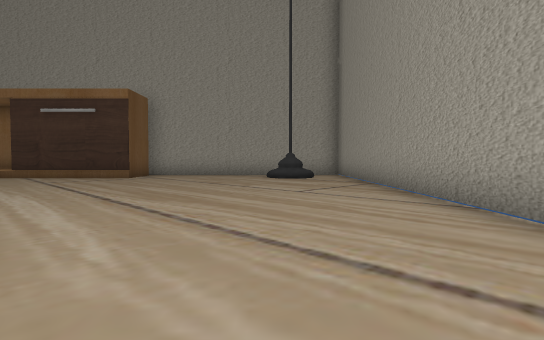
[1] (above)

18 first-person views from a walk through a scene from a Unity 3-D project. The camera is 1.2 m above the floor, tilts 2° down and sees 80° across. The floor is counted in squares, 2 m on a side. Each view is taken from the middle of a square. On the plan, view 1 faces up. The plan holds only what a view shows up to about 10 squares ahead; the rest is blank. The player is left out. Some surface patterns are stand-ins.

[2]
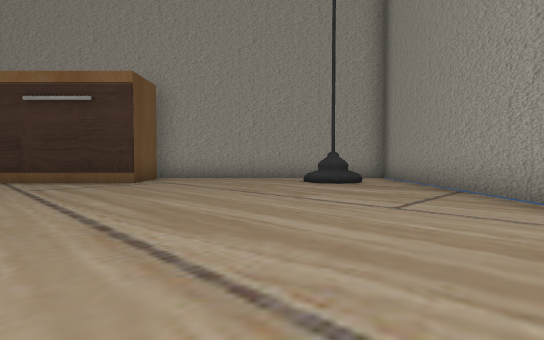

[3]
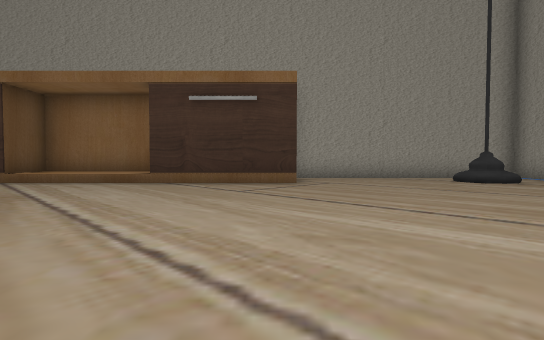

[4]
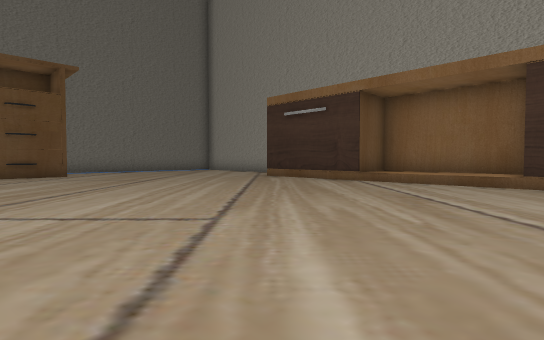

[5]
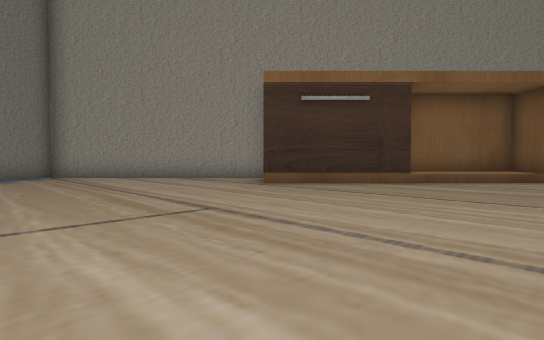

[6]
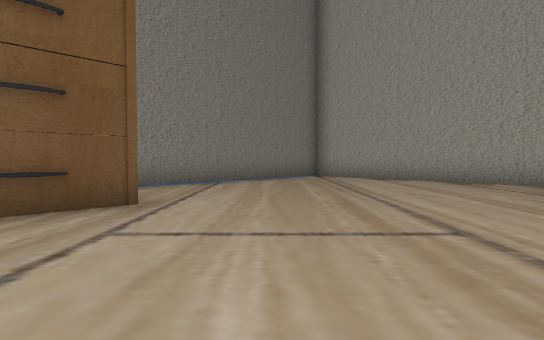

[7]
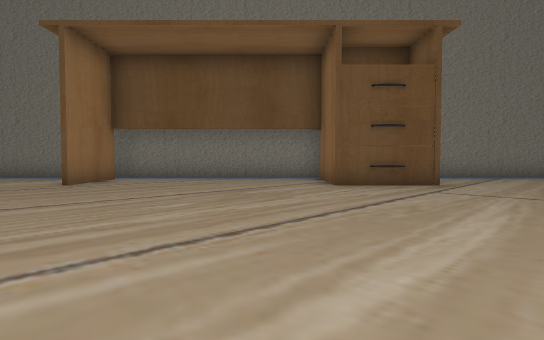

[8]
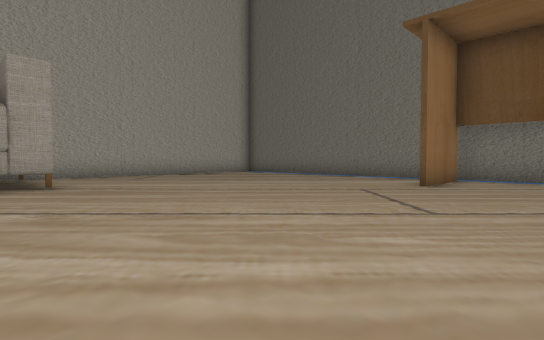

[9]
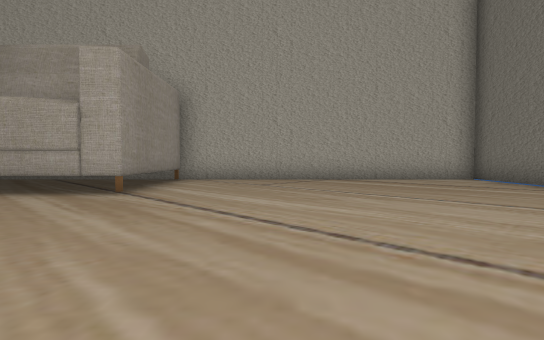

[10]
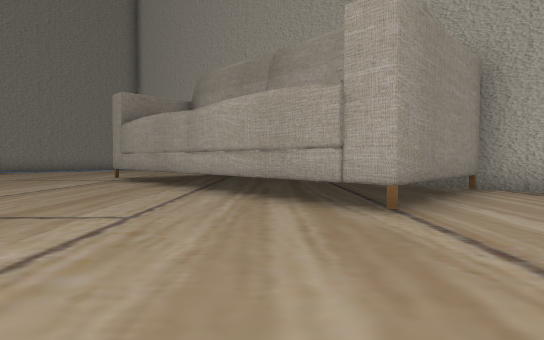

[11]
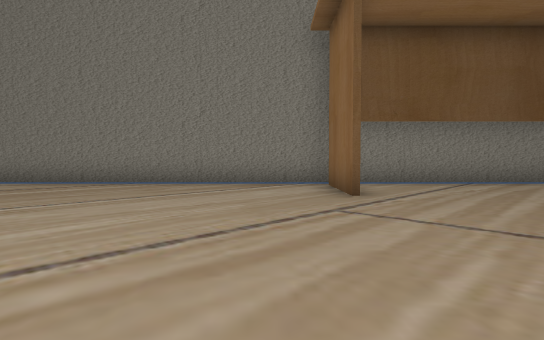

[12]
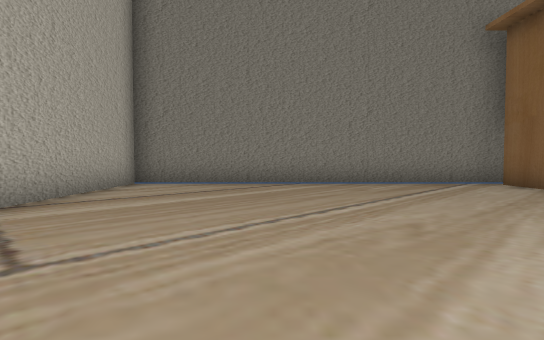

[13]
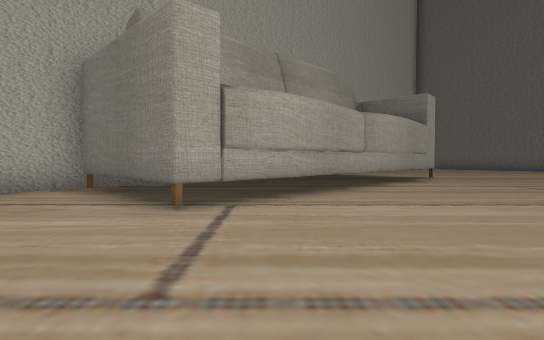

[14]
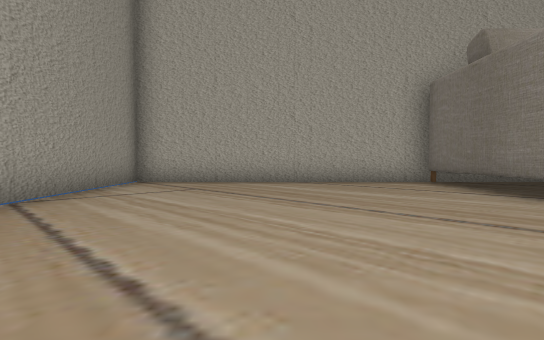

[15]
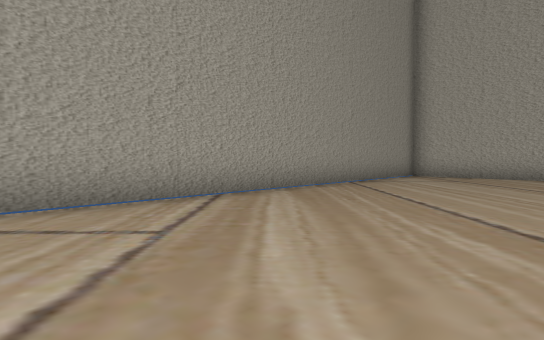

[16]
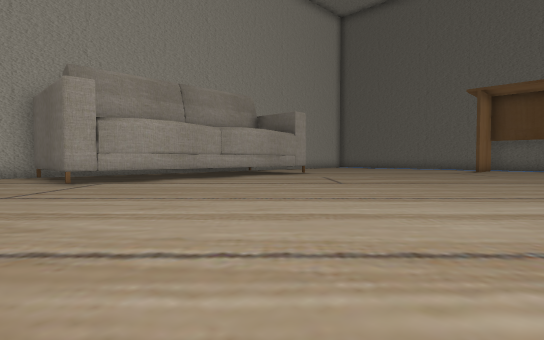

[17]
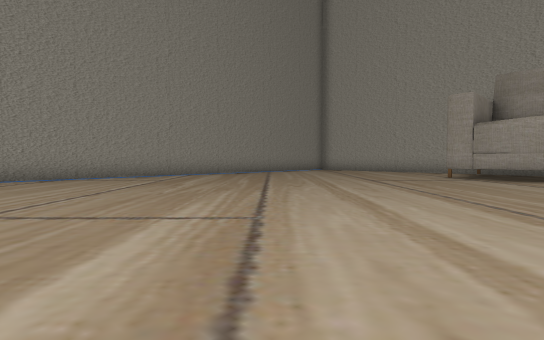

[18]
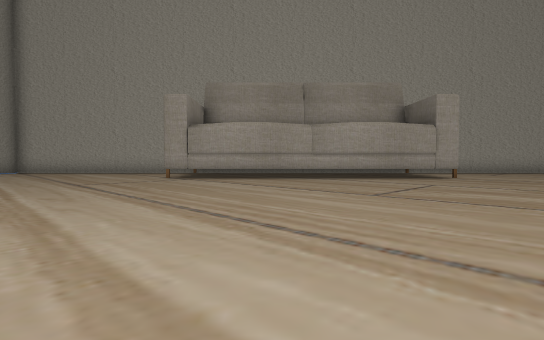

### Floor plan
Points are (right, up) in squares from view 1. A wall is a line through its corners. A room is listed if a view was taken in it or the views show most of it. See-through windows are left out.
Room 1 (views 1, 2, 3, 4, 5, 6, 7, 8, 9, 10, 11, 12, 13, 14, 15, 16, 17, 18)
walls: (-4.8, -8.5) (-4.8, -12); (-13.5, -8.5) (-4.8, -8.5); (-8, 10.2) (-8, 11.5) (-11.6, 11.5) (-11.6, 10) (-15.2, 10); (-19.1, -3.7) (-21.5, -3.7); (-19.3, 4.9) (-19.3, 2.4) (-21.4, 2.4); (2.5, 2.9) (2.5, 12) (-4.6, 12); (-7.4, -12.3) (2.5, -12.3) (2.5, 1.1); (-4.4, 11.6) (-4.4, 10) (-8.5, 10); (-13.5, -12) (-13.5, -8.5) (-12.7, -8.4); (-21.5, -3.6) (-19.1, -3.6); (-21.8, 2.5) (-21.8, -12.3) (-11.8, -12.3); (-15.2, 12) (-21.8, 12) (-21.8, 5.8)
ways out: gap at (-13, -12); gap at (-5, -12); gap at (1, 11)

Positions as (right, up) in squares from view 1, and headings:
1: (0, 0), facing up
2: (-1, 2), facing up
3: (-5, 2), facing up
4: (-7, 2), facing up-left
5: (-15, 2), facing up
6: (-15, 3), facing up-left
7: (-12, 1), facing left
8: (-12, -1), facing down-left
9: (-16, -3), facing down
10: (-15, -5), facing down-right
11: (-14, -5), facing left
12: (-14, -9), facing left
13: (-3, -5), facing down-left
14: (-1, -4), facing down
15: (-2, -1), facing down-right
16: (-3, 0), facing down-left
17: (-8, 2), facing down-right
18: (-8, 1), facing down
